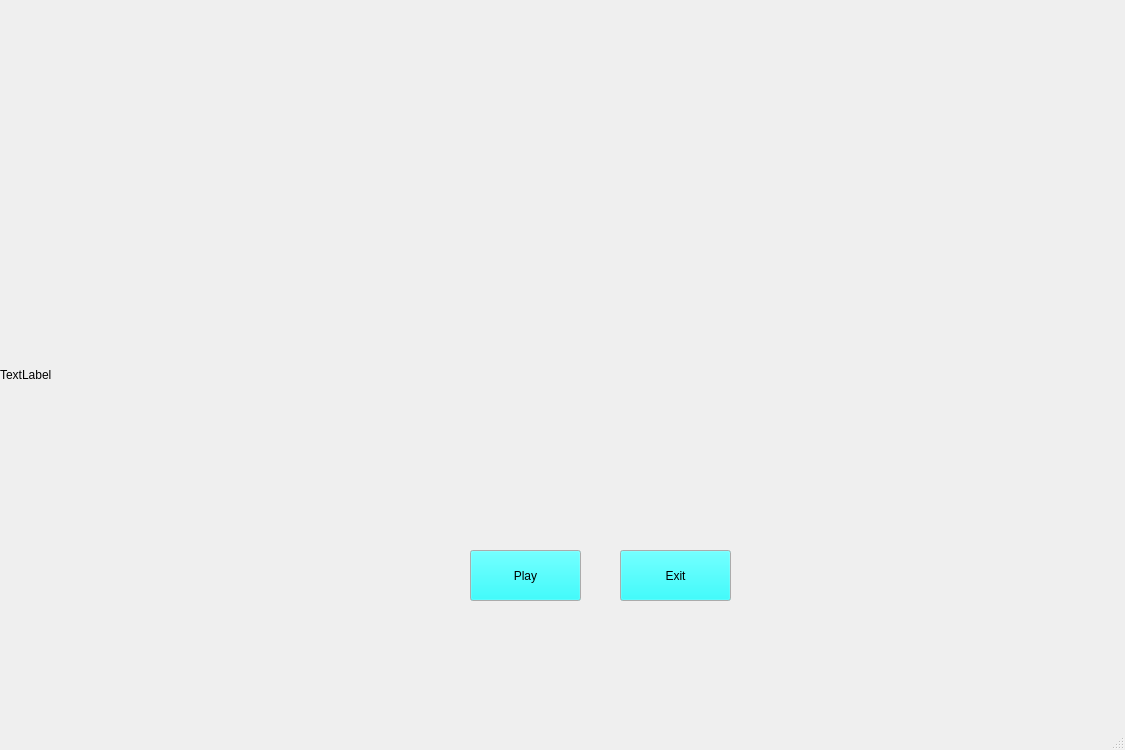
<?xml version="1.0" encoding="UTF-8"?>
<ui version="4.0">
 <class>MainWindow</class>
 <widget class="QMainWindow" name="MainWindow">
  <property name="geometry">
   <rect>
    <x>0</x>
    <y>0</y>
    <width>1125</width>
    <height>750</height>
   </rect>
  </property>
  <property name="windowTitle">
   <string>MainWindow</string>
  </property>
  <widget class="QWidget" name="centralwidget">
   <widget class="QLabel" name="imagelabel">
    <property name="geometry">
     <rect>
      <x>0</x>
      <y>0</y>
      <width>1125</width>
      <height>750</height>
     </rect>
    </property>
    <property name="text">
     <string>TextLabel</string>
    </property>
   </widget>
   <widget class="QPushButton" name="pushButton">
    <property name="geometry">
     <rect>
      <x>470</x>
      <y>550</y>
      <width>111</width>
      <height>51</height>
     </rect>
    </property>
    <property name="palette">
     <palette>
      <active>
       <colorrole role="Button">
        <brush brushstyle="SolidPattern">
         <color alpha="255">
          <red>0</red>
          <green>255</green>
          <blue>255</blue>
         </color>
        </brush>
       </colorrole>
      </active>
      <inactive>
       <colorrole role="Button">
        <brush brushstyle="SolidPattern">
         <color alpha="255">
          <red>0</red>
          <green>255</green>
          <blue>255</blue>
         </color>
        </brush>
       </colorrole>
      </inactive>
      <disabled>
       <colorrole role="Button">
        <brush brushstyle="SolidPattern">
         <color alpha="255">
          <red>0</red>
          <green>255</green>
          <blue>255</blue>
         </color>
        </brush>
       </colorrole>
      </disabled>
     </palette>
    </property>
    <property name="styleSheet">
     <string notr="true">font:12pt &quot;Times New Roman&quot;;</string>
    </property>
    <property name="text">
     <string>Play</string>
    </property>
   </widget>
   <widget class="QPushButton" name="pushButton_3">
    <property name="geometry">
     <rect>
      <x>620</x>
      <y>550</y>
      <width>111</width>
      <height>51</height>
     </rect>
    </property>
    <property name="palette">
     <palette>
      <active>
       <colorrole role="Button">
        <brush brushstyle="SolidPattern">
         <color alpha="255">
          <red>0</red>
          <green>255</green>
          <blue>255</blue>
         </color>
        </brush>
       </colorrole>
      </active>
      <inactive>
       <colorrole role="Button">
        <brush brushstyle="SolidPattern">
         <color alpha="255">
          <red>0</red>
          <green>255</green>
          <blue>255</blue>
         </color>
        </brush>
       </colorrole>
      </inactive>
      <disabled>
       <colorrole role="Button">
        <brush brushstyle="SolidPattern">
         <color alpha="255">
          <red>0</red>
          <green>255</green>
          <blue>255</blue>
         </color>
        </brush>
       </colorrole>
      </disabled>
     </palette>
    </property>
    <property name="styleSheet">
     <string notr="true">font:12pt &quot;Times New Roman&quot;;</string>
    </property>
    <property name="text">
     <string>Exit</string>
    </property>
   </widget>
  </widget>
  <widget class="QMenuBar" name="menubar">
   <property name="geometry">
    <rect>
     <x>0</x>
     <y>0</y>
     <width>1125</width>
     <height>26</height>
    </rect>
   </property>
  </widget>
  <widget class="QStatusBar" name="statusbar"/>
 </widget>
 <resources/>
 <connections/>
</ui>
